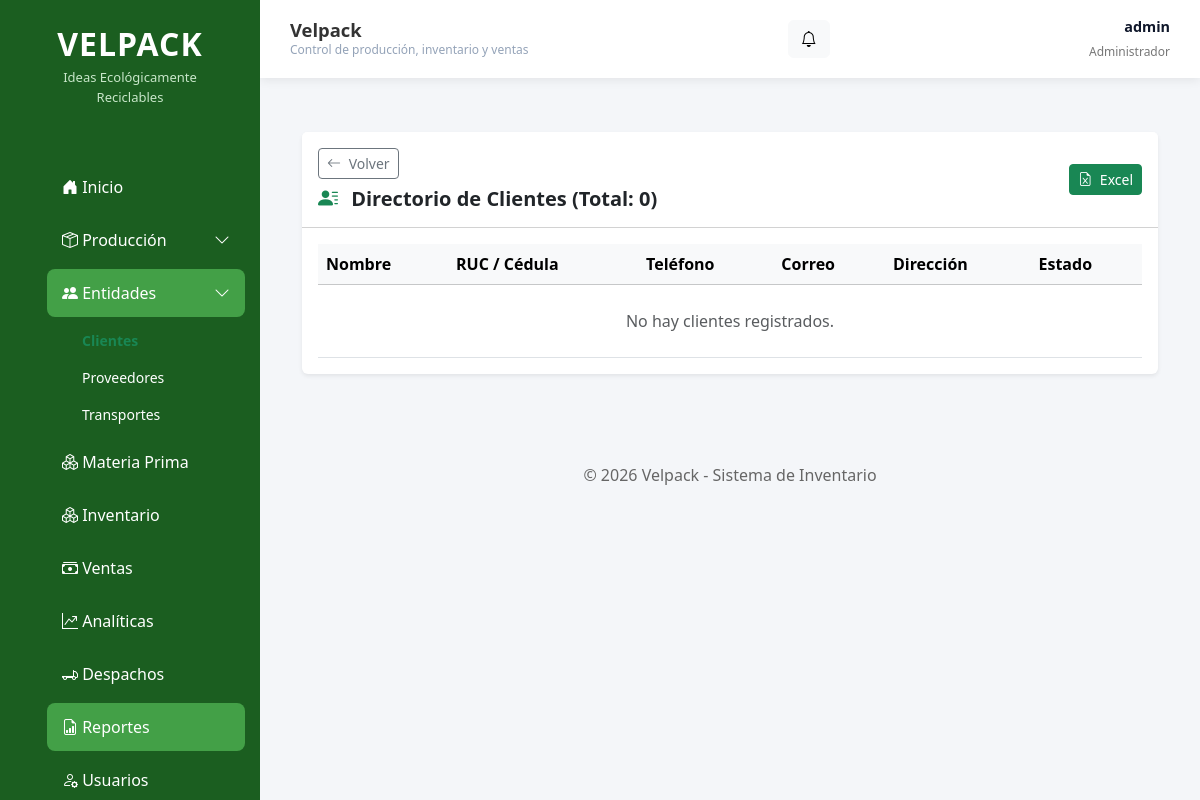
The app's page /reportes/clientes/ (signed in), older data.
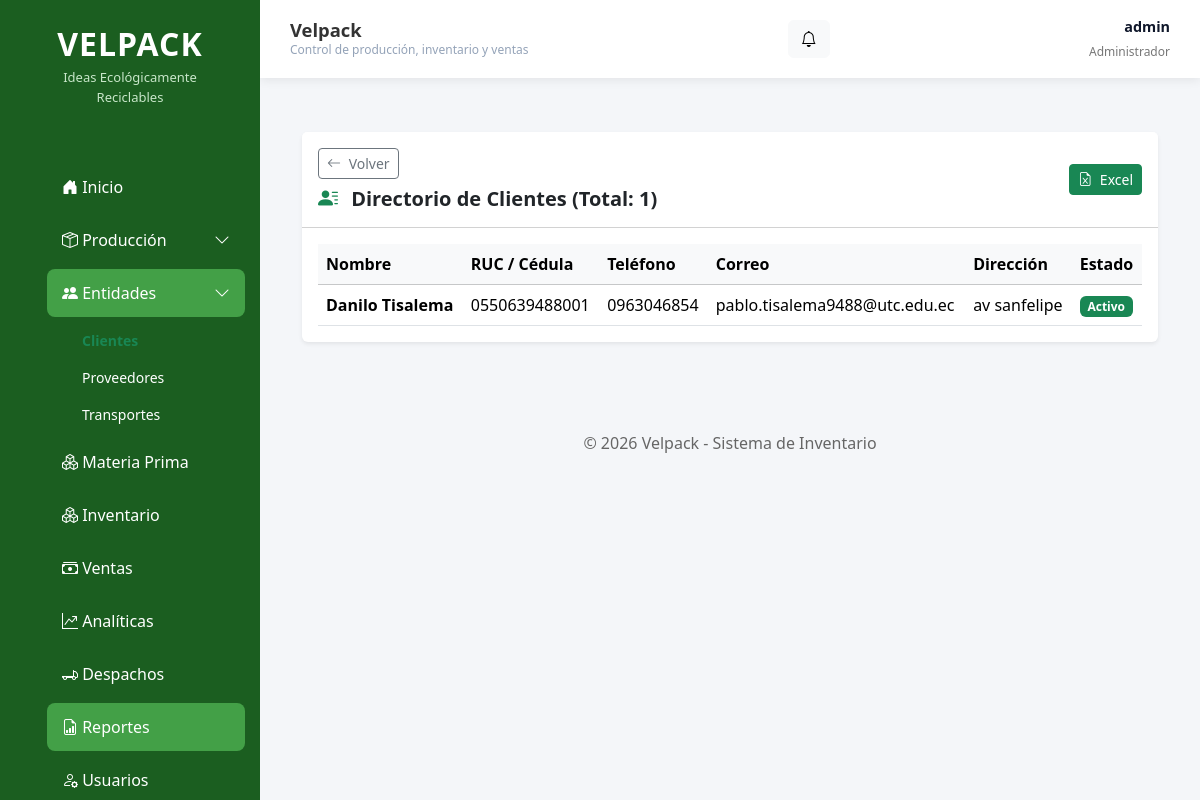
The same page, newer data.
### apps/clientes/models.py (models this page shows, shortened)
class Cliente(models.Model):
    nombre = models.CharField(max_length=150)
    ruc = models.CharField(
        max_length=13,
        unique=True
    )
    telefono = models.CharField(
        max_length=15,
        blank=True
    )
    correo = models.EmailField(
        blank=True
    )
    direccion = models.TextField()
    activo = models.BooleanField(default=True)
    fecha_registro = models.DateTimeField(auto_now_add=True)
    class Meta:
        ordering = ["nombre"]

### apps/reportes/views.py (the view)
# urls.py: path('clientes/', views.reporte_clientes, name='clientes'),
@user_passes_test(lambda u: u.is_superuser)
@staff_member_required
def reporte_clientes(request):
    clientes = Cliente.objects.all().order_by('nombre')
    total_clientes = clientes.count()
    return render(request, 'reportes/reporte_clientes.html', {'clientes': clientes, 'total_clientes': total_clientes})

### apps/accounts/context_processors.py (called while the page is built)
def avisos(request):
    user = getattr(request, "user", None)
    if not user or not user.is_authenticated or not user.is_superuser:
        return {"avisos_pendientes": 0, "avisos_recientes": []}
    avisos_qs = AvisoInterno.objects.all()
    return {
        "avisos_pendientes": avisos_qs.filter(leido=False).count(),
        "avisos_recientes": list(avisos_qs[:5]),
    }

### templates/reportes/reporte_clientes.html
{% extends 'base.html' %}
{% block content %}
<div class="container-fluid py-4">
    <div class="card shadow-sm border-0">
        <div class="card-header bg-white py-3 d-flex flex-wrap justify-content-between align-items-center gap-2">
            <div>
                <a href="{% url 'reportes:panel' %}" class="btn btn-outline-secondary btn-sm mb-2"><i class="bi bi-arrow-left me-1"></i> Volver</a>
                <h5 class="mb-0 fw-bold text-dark"><i class="bi bi-person-lines-fill me-2 text-success"></i> Directorio de Clientes (Total: {{ total_clientes }})</h5>
            </div>
            <a href="{% url 'reportes:exportar_clientes_excel' %}" class="btn btn-success btn-sm"><i class="bi bi-file-earmark-excel me-1"></i> Excel</a>
        </div>
        <div class="card-body">
            <div class="table-responsive">
                <table class="table table-hover align-middle">
                    <thead class="table-light">
                        <tr><th>Nombre</th><th>RUC / Cédula</th><th>Teléfono</th><th>Correo</th><th>Dirección</th><th>Estado</th></tr>
                    </thead>
                    <tbody>
                        {% for c in clientes %}
                        <tr>
                            <td class="fw-bold">{{ c.nombre }}</td>
                            <td>{{ c.ruc }}</td>
                            <td>{{ c.telefono|default:"-" }}</td>
                            <td>{{ c.correo|default:"-" }}</td>
                            <td>{{ c.direccion }}</td>
                            <td><span class="badge {% if c.activo %}bg-success{% else %}bg-secondary{% endif %}">{% if c.activo %}Activo{% else %}Inactivo{% endif %}</span></td>
                        </tr>
                        {% empty %}
                        <tr><td colspan="6" class="text-center text-muted py-4">No hay clientes registrados.</td></tr>
                        {% endfor %}
                    </tbody>
                </table>
            </div>
        </div>
    </div>
</div>
{% endblock %}

Row changes from the older to the newer data that the page shows:
added Cliente: nombre "Danilo Tisalema", ruc "0550639488001", telefono "0963046854", correo "pablo.tisalema9488@utc.edu.ec", direccion "av sanfelipe", activo "Activo"
Text that changed along with them:
{{ total_clientes }}: "0" → "1"
text no longer shown: "No hay clientes registrados."
